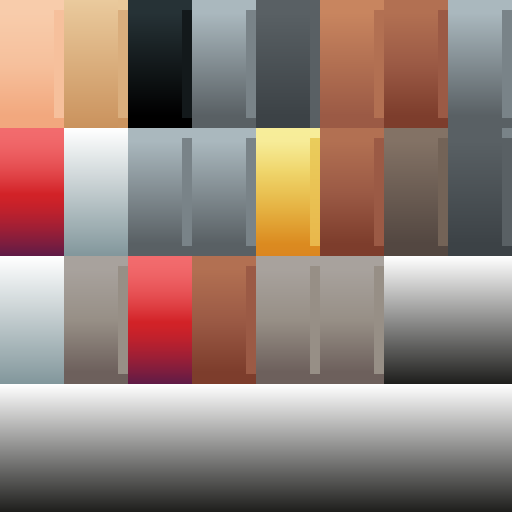
#> input picture Assets/Resources/ForgeModels/KayKit/Characters/knight_texture.png, 1024 x 1024 px, given as the content of the folder ources/ForgeModels/KayKit/Characters/knight_texture.png/Idle, which was not available (shown at 1/2 size)
$ python make_sprite_sheets.py ../Assets/Resources/ForgeModels/KayKit/Characters/knight_texture.png
#> lines starting #> are read from the running program, lines starting #| are printed output that depends on the picture; pictures that were not available may be replaced by others from this repository, and a replacement may not be noted
import glob,os,sys,json,math
from PIL import Image
A=os.path.expanduser('~/mnt/Assets')
OUT=os.path.expanduser('~/mnt/MonJeu3D/Assets/Resources/ForgeSprites')
def srcdir(name):
    if name.startswith('Skeleton_Crusader'):
        return A+'/sprites/character/skeleton_crusader/'+name+'/PNG/PNG Sequences'
    return A+'/_Project/Art/Characters/'+name
WANT={'idle':['Idle'],'move':['Walking'],'attack':['Slashing','Throwing'],'death':['Dying']}
TARGET_H=240
def process(name):
    d=srcdir(name); anims={}
    for k,opts in WANT.items():
        for o in opts:
            fs=sorted(glob.glob(d+'/'+o+'/*.png'))
            if fs: anims[k]=fs; break
    ims={k:[Image.open(f).convert('RGBA') for f in fs] for k,fs in anims.items()}
#> ims = 4 items
    def bbox(lst):
        b=None
        for im in lst:
            bb=im.getbbox()
            if bb: b=bb if b is None else (min(b[0],bb[0]),min(b[1],bb[1]),max(b[2],bb[2]),max(b[3],bb[3]))
        return b
    ub=bbox([i for l in ims.values() for i in l]); ib=bbox(ims['idle'])
#> after `ub = bbox([i for l in ims.values() for i in l])`: ub = (0, 0, 1024, 1024)
#> after `ib = bbox(ims['idle'])`: ib = (0, 0, 1024, 1024)
    s=TARGET_H/(ib[3]-ib[1])
#> s = 0.234
    cw=math.ceil((ub[2]-ub[0])*s)+2; ch=math.ceil((ub[3]-ub[1])*s)+2
#> after `cw = math.ceil((ub[2] - ub[0]) * s) + 2`: cw = 242
#> after `ch = math.ceil((ub[3] - ub[1]) * s) + 2`: ch = 242
    os.makedirs(OUT+'/'+name,exist_ok=True)
    meta={'cellW':cw,'cellH':ch,'pivotX':((ib[0]+ib[2])/2-ub[0])*s+1,'pivotY':(ub[3]-ib[3])*s+1,
          'idleW':(ib[2]-ib[0])*s,'idleH':TARGET_H,'anims':[]}
#> meta = {'cellW': 242, 'cellH': 242, 'pivotX': 121, 'pivotY': 1, 'idleW': 240, 'idleH': 240, 'anims': []}
    for k,lst in ims.items():
        n=len(lst); cols=max(1,min(n,2048//cw,math.ceil(math.sqrt(n*ch/cw))))
        rows=math.ceil(n/cols)
        sheet=Image.new('RGBA',(cols*cw,rows*ch),(0,0,0,0))
        for i,im in enumerate(lst):
            c=im.crop(ub).resize((cw-2,ch-2),Image.LANCZOS)
            sheet.paste(c,((i%cols)*cw+1,(i//cols)*ch+1))
        sheet.save(OUT+'/'+name+'/'+k+'.png',optimize=True)
        meta['anims'].append({'name':k,'frames':n,'cols':cols})
#> this loop made 4 passes
#> k on passes 1 to 4: 'idle', 'move', 'attack', 'death'
#> pass 1, in process, `sheet.save(OUT+'/'+name+'/'+k+'.png',optimize=True)`:
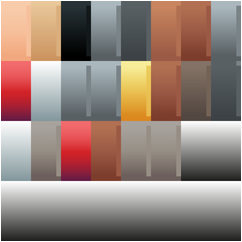
#> saved as idle.png: PIL image 242x242 RGBA; mean R, G, B, A 146.3, 126.6, 118.4, 250.8; transparent parts drawn white
#> after the loop:
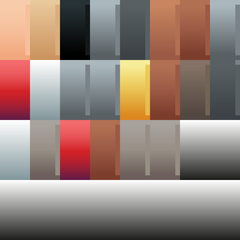
#> c: PIL image 240x240 RGBA; mean R, G, B, A 148.8, 128.7, 120.4, 255
    json.dump(meta,open(OUT+'/'+name+'/meta.json','w'))
    print(name,cw,ch,{a['name']:a['frames'] for a in meta['anims']})
#| ../Assets/Resources/ForgeModels/KayKit/Characters/knight_texture.png 242 242 {'idle': 1, 'move': 1, 'attack': 1, 'death': 1}
for n in sys.argv[1:]: process(n)

$ run again, on Assets/Resources/ForgeModels/KayKit/Items/mage_texture.png
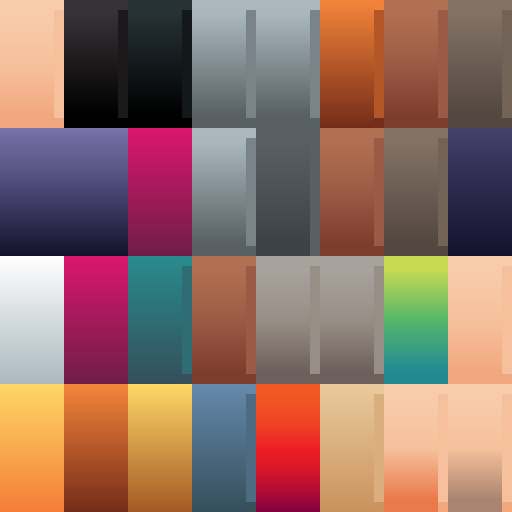
#> input picture Assets/Resources/ForgeModels/KayKit/Items/mage_texture.png, 1024 x 1024 px, given as the content of the folder ets/Resources/ForgeModels/KayKit/Items/mage_texture.png/Idle, which was not available (shown at 1/2 size)
#> ims = 4 items
#> ub = (0, 0, 1024, 1024)
#> s = 0.234
#> cw = 242
#> meta = {'cellW': 242, 'cellH': 242, 'pivotX': 121, 'pivotY': 1, 'idleW': 240, 'idleH': 240, 'anims': []}
#> the loop in process, `for k,lst in ims.items():` made 4 passes
#> k on passes 1 to 4: 'idle', 'move', 'attack', 'death'
#> pass 1, in process, `sheet.save(OUT+'/'+name+'/'+k+'.png',optimize=True)`:
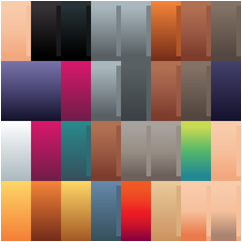
#> saved as idle.png: PIL image 242x242 RGBA; mean R, G, B, A 142.6, 109.6, 99.5, 250.8; transparent parts drawn white
#> after the loop in process, `for k,lst in ims.items():`:
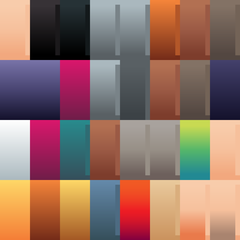
#> c: PIL image 240x240 RGBA; mean R, G, B, A 145, 111.4, 101.2, 255
#| ../Assets/Resources/ForgeModels/KayKit/Items/mage_texture.png 242 242 {'idle': 1, 'move': 1, 'attack': 1, 'death': 1}
